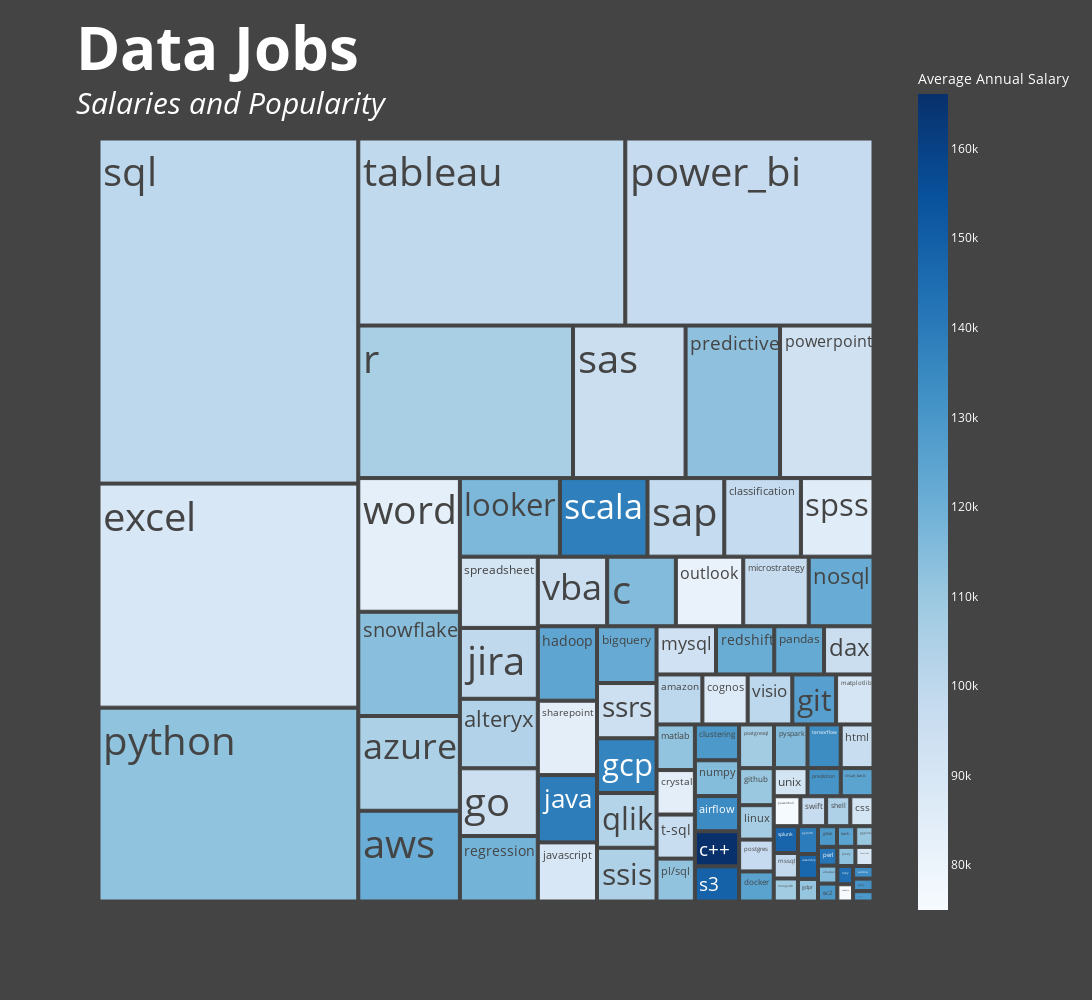

This figure's notebook cell:
### Code cell
# Dropdown widget
dropdown = widgets.Dropdown(
    options=[('All Skills', keywords), ('Programming Languages', keywords_programming), 
             ('ML Algorithms', keywords_ML_Algorithms), ('Visualization Tools', keyword_viz + keyword_bi + keyword_bi_2), 
             ('Big Data & Cloud', keywords_cloud_tools + keyword_big_data)],
    value=None,  # Set initial value to None
    description='Select:',
)

def update_plot(skill_list):
    if skill_list is None:
        return None

    # Filter DataFrame based on selected skills
    df = top_skills_df[top_skills_df['skill'].isin(skill_list)]

    fig = px.treemap(df, path=['skill'], values='frequency (%)',
                      color='avg_yearly_salary', color_continuous_scale='Blues')

    fig.update_traces(textfont_size=40,
                      hovertemplate='''
    <b>Skill:</b> %{label} <br> \
    <b>Frequency:</b> %{value}% <br> \
    <b>Average Salary:</b> $%{color}<extra></extra>''',
                    hoverlabel=dict(font_size=20))

    fig.update_layout(
        title_text="<b style='font-size: 60px;'>Data Jobs</b><br><br><i style='font-size: 30px;'>Salaries and Popularity</i>", 
        title_x=0.07, 
        title_y=0.93,
        font_color="white",
        paper_bgcolor="#444444", 
        coloraxis_colorbar=dict(title="Average Annual Salary"),
        width=1600,
        height=1000
    )

    return fig

widgets.interact(update_plot, skill_list=dropdown)

### Figure 1 — Plotly figure (JSON) as saved in the notebook; plotly's stock layout.template omitted (floating-point values rounded to 4 significant figures)
{"data": [{"branchvalues": "total", "customdata": [[133894], [103800.0], [100380], [146800], [114753], [133567], [120791], [105316], [125000], [121700.0], [129333], [115335], [166101], [97956], [128900.0], [86761], [83935], [90957], [95680.0], [125200.0], [129512], [89299], [136929], [111000], [110333], [126500.0], [110002], [129200.0], [95009], [124200.0], [96345], [139171], [89342], [99361], [106994], [116513], [111527], [90700], [97380.0], [107975], [98929], [93585], [121366], [115059], [81301], [122369], [141533], [130953], [111846], [112500], [97765], [107674], [97628], [93066], [75916], [130528], [112623], [115586], [112188], [139529], [102797], [106083], [121130], [118689], [143897], [148660], [97934], [95870.0], [138344], [75000], [84318], [104444], [113799], [147500], [91370], [85670], [100300.0], [104534], [94485], [97041], [96202], [99178], [133693], [88514], [91380], [95253], [100400.0], [124600.0], [83830]], "domain": {"x": [0, 1], "y": [0, 1]}, "hoverlabel": {"font": {"size": 20}}, "hovertemplate": "\n    <b>Skill:</b> %{label} <br>     <b>Frequency:</b> %{value}% <br>     <b>Average Salary:</b> $%{color}<extra></extra>", "ids": ["airflow", "alteryx", "amazon", "assembly", "atlassian", "aurora", "aws", "azure", "bash", "bigquery", "bitbucket", "c", "c++", "classification", "clustering", "cognos", "crystal", "css", "dax", "docker", "ec2", "excel", "gcp", "gdpr", "ggplot2", "git", "github", "gitlab", "go", "hadoop", "html", "java", "javascript", "jira", "linux", "looker", "matlab", "matplotlib", "microstrategy", "mongodb", "mssql", "mysql", "nosql", "numpy", "outlook", "pandas", "perl", "php", "pl/sql", "plotly", "postgres", "postgresql", "power_bi", "powerpoint", "powershell", "prediction", "predictive", "pyspark", "python", "pytorch", "qlik", "r", "redshift", "regression", "ruby", "s3", "sap", "sas", "scala", "seaborn", "sharepoint", "shell", "snowflake", "splunk", "spreadsheet", "spss", "sql", "ssis", "ssrs", "swift", "t-sql", "tableau", "tensorflow", "terminal", "unix", "vba", "visio", "visual_basic", "word"], "labels": ["airflow", "alteryx", "amazon", "assembly", "atlassian", "aurora", "aws", "azure", "bash", "bigquery", "bitbucket", "c", "c++", "classification", "clustering", "cognos", "crystal", "css", "dax", "docker", "ec2", "excel", "gcp", "gdpr", "ggplot2", "git", "github", "gitlab", "go", "hadoop", "html", "java", "javascript", "jira", "linux", "looker", "matlab", "matplotlib", "microstrategy", "mongodb", "mssql", "mysql", "nosql", "numpy", "outlook", "pandas", "perl", "php", "pl/sql", "plotly", "postgres", "postgresql", "power_bi", "powerpoint", "powershell", "prediction", "predictive", "pyspark", "python", "pytorch", "qlik", "r", "redshift", "regression", "ruby", "s3", "sap", "sas", "scala", "seaborn", "sharepoint", "shell", "snowflake", "splunk", "spreadsheet", "spss", "sql", "ssis", "ssrs", "swift", "t-sql", "tableau", "tensorflow", "terminal", "unix", "vba", "visio", "visual_basic", "word"], "marker": {"coloraxis": "coloraxis", "colors": [133894, 103800.0, 100380, 146800, 114753, 133567, 120791, 105316, 125000, 121700.0, 129333, 115335, 166101, 97956, 128900.0, 86761, 83935, 90957, 95680.0, 125200.0, 129512, 89299, 136929, 111000, 110333, 126500.0, 110002, 129200.0, 95009, 124200.0, 96345, 139171, 89342, 99361, 106994, 116513, 111527, 90700, 97380.0, 107975, 98929, 93585, 121366, 115059, 81301, 122369, 141533, 130953, 111846, 112500, 97765, 107674, 97628, 93066, 75916, 130528, 112623, 115586, 112188, 139529, 102797, 106083, 121130, 118689, 143897, 148660, 97934, 95870.0, 138344, 75000, 84318, 104444, 113799, 147500, 91370, 85670, 100300.0, 104534, 94485, 97041, 96202, 99178, 133693, 88514, 91380, 95253, 100400.0, 124600.0, 83830]}, "name": "", "parents": ["", "", "", "", "", "", "", "", "", "", "", "", "", "", "", "", "", "", "", "", "", "", "", "", "", "", "", "", "", "", "", "", "", "", "", "", "", "", "", "", "", "", "", "", "", "", "", "", "", "", "", "", "", "", "", "", "", "", "", "", "", "", "", "", "", "", "", "", "", "", "", "", "", "", "", "", "", "", "", "", "", "", "", "", "", "", "", "", ""], "textfont": {"size": 40}, "type": "treemap", "values": [1.03, 3.59, 1.52, 0.33, 0.23, 0.17, 6.11, 6.38, 0.25, 2.24, 0.14, 3.17, 1.03, 3.99, 1.05, 1.5, 1.13, 0.46, 1.58, 0.69, 0.23, 38.58, 2.16, 0.3, 0.25, 1.45, 0.85, 0.26, 3.5, 2.92, 0.95, 2.64, 2.32, 3.66, 0.79, 5.21, 1.16, 1.24, 3.02, 0.37, 0.41, 1.9, 2.99, 1.05, 3.11, 1.59, 0.24, 0.17, 1.09, 0.23, 0.73, 1.01, 30.77, 9.45, 0.53, 0.62, 9.55, 0.97, 33.38, 0.37, 2.16, 21.71, 1.86, 3.38, 0.19, 1.03, 4, 11.38, 4.56, 0.18, 2.92, 0.48, 7.02, 0.43, 3.68, 3.78, 59.42, 2.12, 2.18, 0.51, 1.12, 33.1, 0.96, 0.23, 0.63, 3.2, 1.48, 0.61, 9]}], "layout": {"coloraxis": {"colorbar": {"title": {"text": "Average Annual Salary"}}, "colorscale": [[0, "rgb(247,251,255)"], [0.125, "rgb(222,235,247)"], [0.25, "rgb(198,219,239)"], [0.375, "rgb(158,202,225)"], [0.5, "rgb(107,174,214)"], [0.625, "rgb(66,146,198)"], [0.75, "rgb(33,113,181)"], [0.875, "rgb(8,81,156)"], [1, "rgb(8,48,107)"]]}, "font": {"color": "white"}, "height": 1000, "legend": {"tracegroupgap": 0}, "margin": {"t": 60}, "paper_bgcolor": "#444444", "title": {"text": "<b style='font-size: 60px;'>Data Jobs</b><br><br><i style='font-size: 30px;'>Salaries and Popularity</i>", "x": 0.07, "y": 0.93}, "width": 1600}}
